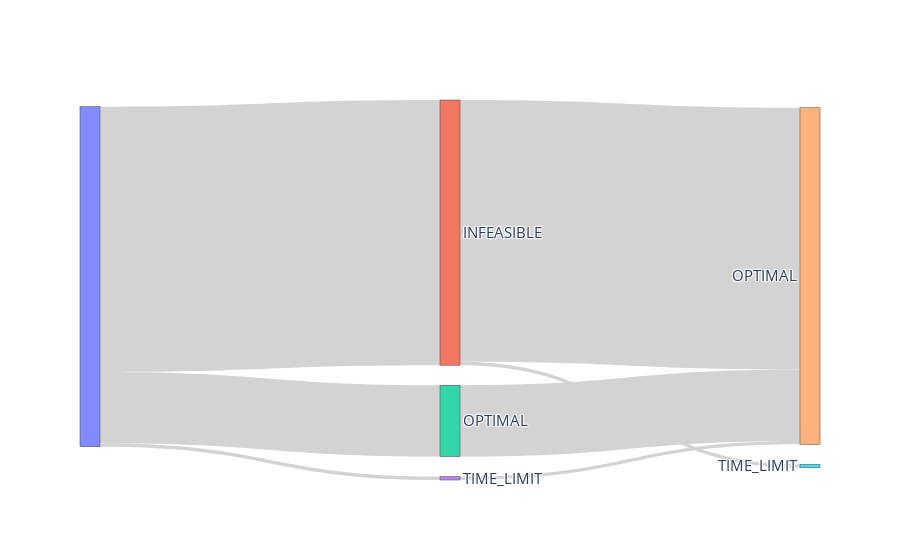

Here is the notebook cell this chart was saved with:
### Code cell
sankey_from_df(indep_df)

### Figure 1 — Plotly figure (JSON) as saved in the notebook; plotly's stock layout.template omitted (floating-point values rounded to 4 significant figures)
{"data": [{"link": {"color": "lightgrey", "source": [0, 0, 0, 1, 1, 2, 2, 3, 3], "target": [1, 2, 3, 4, 5, 4, 5, 4, 5], "value": [78, 21, 1, 77, 1, 21, 0, 1, 0]}, "node": {"label": ["", "INFEASIBLE", "OPTIMAL", "TIME_LIMIT", "OPTIMAL", "TIME_LIMIT"]}, "type": "sankey"}], "layout": {"font": {"size": 15}}}
